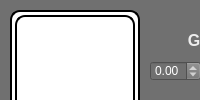
  <widget class="QDockWidget" name="dockWidget">
   <property name="minimumSize">
    <size>
     <width>82</width>
     <height>36</height>
    </size>
   </property>
   <property name="autoFillBackground">
    <bool>false</bool>
   </property>
   <property name="styleSheet">
    <string notr="true">background-color:  #707070</string>
   </property>
   <attribute name="dockWidgetArea">
    <number>2</number>
   </attribute>
   <widget class="QWidget" name="dockWidgetContents_2">
    <widget class="QPushButton" name="ButtonThrow">
     <property name="geometry">
      <rect>
       <x>100</x>
       <y>280</y>
       <width>41</width>
       <height>41</height>
      </rect>
     </property>
     <property name="toolTip">
      <string>Throw</string>
     </property>
     <property name="styleSheet">
      <string notr="true">background-color: rgb(231, 30, 44)
</string>
     </property>
     <property name="text">
      <string/>
     </property>
     <property name="icon">
      <iconset resource="images.qrc">
       <normaloff>:/new/images/Images/Lanzar.png</normaloff>:/new/images/Images/Lanzar.png</iconset>
     </property>
     <property name="iconSize">
      <size>
       <width>45</width>
       <height>45</height>
      </size>
     </property>
    </widget>
    <widget class="QComboBox" name="Fluid_Menu">
     <property name="geometry">
      <rect>
       <x>20</x>
       <y>400</y>
       <width>241</width>
       <height>24</height>
      </rect>
     </property>
     <property name="styleSheet">
      <string notr="true">background-color: #909090;</string>
     </property>
     <property name="editable">
      <bool>false</bool>
     </property>
     <property name="currentIndex">
      <number>0</number>
     </property>
     <item>
      <property name="text">
       <string>Default</string>
      </property>
     </item>
     <item>
      <property name="text">
       <string>Water</string>
      </property>
     </item>
     <item>
      <property name="text">
       <string>Oil</string>
      </property>
     </item>
     <item>
      <property name="text">
       <string>Resin</string>
      </property>
     </item>
     <item>
      <property name="text">
       <string>Alcohol</string>
      </property>
     </item>
     <item>
      <property name="text">
       <string>Magma</string>
      </property>
     </item>
     <item>
      <property name="text">
       <string>Milk</string>
      </property>
     </item>
     <item>
      <property name="text">
       <string>Glue</string>
      </property>
     </item>
     <item>
      <property name="text">
       <string>QuickSand</string>
      </property>
     </item>
     <item>
      <property name="text">
       <string>Blood</string>
      </property>
     </item>
     <item>
      <property name="text">
       <string>Honey</string>
      </property>
     </item>
    </widget>
    <widget class="QPushButton" name="ButtonExplosion">
     <property name="geometry">
      <rect>
       <x>100</x>
       <y>340</y>
       <width>41</width>
       <height>41</height>
      </rect>
     </property>
     <property name="toolTip">
      <string>Concentric Force</string>
     </property>
     <property name="styleSheet">
      <string notr="true">background-color: rgb(231, 30, 44)
</string>
     </property>
     <property name="text">
      <string/>
     </property>
     <property name="icon">
      <iconset resource="images.qrc">
       <normaloff>:/new/images/Images/Explosion.png</normaloff>:/new/images/Images/Explosion.png</iconset>
     </property>
     <property name="iconSize">
      <size>
       <width>45</width>
       <height>45</height>
      </size>
     </property>
    </widget>
    <widget class="QPushButton" name="ButtonDelete">
     <property name="geometry">
      <rect>
       <x>30</x>
       <y>340</y>
       <width>41</width>
       <height>41</height>
      </rect>
     </property>
     <property name="toolTip">
      <string>Remove</string>
     </property>
     <property name="styleSheet">
      <string notr="true">background-color: rgb(231, 30, 44)
</string>
     </property>
     <property name="text">
      <string/>
     </property>
     <property name="icon">
      <iconset resource="images.qrc">
       <normaloff>:/new/images/Images/Borrar.png</normaloff>:/new/images/Images/Borrar.png</iconset>
     </property>
     <property name="iconSize">
      <size>
       <width>50</width>
       <height>50</height>
      </size>
     </property>
    </widget>
    <widget class="QFrame" name="monitorFrame">
     <property name="geometry">
      <rect>
       <x>10</x>
       <y>10</y>
       <width>130</width>
       <height>130</height>
      </rect>
     </property>
     <property name="styleSheet">
      <string notr="true">background-color: white;
border-style: outset;
border-width: 2px;
padding:4px;
border-radius: 10px;
border-color: black;


     </string>
     </property>
     <property name="frameShape">
      <enum>QFrame::StyledPanel</enum>
     </property>
     <property name="frameShadow">
      <enum>QFrame::Raised</enum>
     </property>
     <widget class="particleMonitor" name="monitor" native="true">
      <property name="geometry">
       <rect>
        <x>5</x>
        <y>5</y>
        <width>120</width>
        <height>120</height>
       </rect>
      </property>
      <property name="styleSheet">
       <string notr="true"/>
      </property>
     </widget>
    </widget>
    <widget class="QLabel" name="FPS_Shower">
     <property name="geometry">
      <rect>
       <x>270</x>
       <y>0</y>
       <width>21</width>
       <height>21</height>
      </rect>
     </property>
     <property name="styleSheet">
      <string notr="true">color: #FFFFFF</string>
     </property>
     <property name="text">
      <string>&lt;html&gt;&lt;head/&gt;&lt;body&gt;&lt;p&gt;0&lt;/p&gt;&lt;/body&gt;&lt;/html&gt;</string>
     </property>
    </widget>
    <widget class="QLabel" name="L_velocity">
     <property name="enabled">
      <bool>true</bool>
     </property>
     <property name="geometry">
      <rect>
       <x>160</x>
       <y>100</y>
       <width>111</width>
       <height>21</height>
      </rect>
     </property>
     <property name="autoFillBackground">
      <bool>false</bool>
     </property>
     <property name="styleSheet">
      <string notr="true">color: #1A33CC</string>
     </property>
     <property name="frameShape">
      <enum>QFrame::NoFrame</enum>
     </property>
     <property name="text">
      <string>&lt;html&gt;&lt;head/&gt;&lt;body&gt;&lt;p align=&quot;center&quot;&gt;&lt;span style=&quot; font-size:12pt; font-weight:700;&quot;&gt;Velocity(m/s)&lt;/span&gt;&lt;/p&gt;&lt;/body&gt;&lt;/html&gt;</string>
     </property>
    </widget>
    <widget class="QLabel" name="L_total_force">
     <property name="geometry">
      <rect>
       <x>150</x>
       <y>160</y>
       <width>131</width>
       <height>21</height>
      </rect>
     </property>
     <property name="styleSheet">
      <string notr="true">color: #1ACC33</string>
     </property>
     <property name="text">
      <string>&lt;html&gt;&lt;head/&gt;&lt;body&gt;&lt;p align=&quot;center&quot;&gt;&lt;span style=&quot; font-size:12pt; font-weight:700;&quot;&gt;Total Force(N)&lt;/span&gt;&lt;/p&gt;&lt;/body&gt;&lt;/html&gt;</string>
     </property>
    </widget>
    <widget class="QFrame" name="F_velocity0">
     <property name="geometry">
      <rect>
       <x>150</x>
       <y>120</y>
       <width>61</width>
       <height>18</height>
      </rect>
     </property>
     <property name="styleSheet">
      <string notr="true">background-color: white;
border-style: outset;
border-width: 1px;
border-radius: 5px;
border-color: black;</string>
     </property>
     <property name="frameShape">
      <enum>QFrame::StyledPanel</enum>
     </property>
     <property name="frameShadow">
      <enum>QFrame::Raised</enum>
     </property>
     <widget class="QLabel" name="velocity_0">
      <property name="geometry">
       <rect>
        <x>4</x>
        <y>0</y>
        <width>51</width>
        <height>16</height>
       </rect>
      </property>
      <property name="styleSheet">
       <string notr="true">border-left: none;
border-right: none;
border-bottom: none;
border-radius:none;</string>
      </property>
      <property name="text">
       <string>&lt;html&gt;&lt;head/&gt;&lt;body&gt;&lt;p&gt;0&lt;/p&gt;&lt;/body&gt;&lt;/html&gt;</string>
      </property>
     </widget>
    </widget>
    <widget class="QFrame" name="F_velocity1">
     <property name="geometry">
      <rect>
       <x>220</x>
       <y>120</y>
       <width>61</width>
       <height>18</height>
      </rect>
     </property>
     <property name="styleSheet">
      <string notr="true">background-color: white;
border-style: outset;
border-width: 1px;
border-radius: 5px;
border-color: black;</string>
     </property>
     <property name="frameShape">
      <enum>QFrame::StyledPanel</enum>
     </property>
     <property name="frameShadow">
      <enum>QFrame::Raised</enum>
     </property>
     <widget class="QLabel" name="velocity_1">
      <property name="geometry">
       <rect>
        <x>4</x>
        <y>0</y>
        <width>51</width>
        <height>16</height>
       </rect>
      </property>
      <property name="styleSheet">
       <string notr="true">border-left: none;
border-right: none;
border-bottom: none;
border-radius:none;</string>
      </property>
      <property name="text">
       <string>&lt;html&gt;&lt;head/&gt;&lt;body&gt;&lt;p&gt;0&lt;/p&gt;&lt;/body&gt;&lt;/html&gt;</string>
      </property>
     </widget>
    </widget>
    <widget class="QFrame" name="F_total_force_0">
     <property name="geometry">
      <rect>
       <x>150</x>
       <y>180</y>
       <width>61</width>
       <height>18</height>
      </rect>
     </property>
     <property name="styleSheet">
      <string notr="true">background-color: white;
border-style: outset;
border-width: 1px;
border-radius: 5px;
border-color: black;</string>
     </property>
     <property name="frameShape">
      <enum>QFrame::StyledPanel</enum>
     </property>
     <property name="frameShadow">
      <enum>QFrame::Raised</enum>
     </property>
     <widget class="QLabel" name="total_force_0">
      <property name="geometry">
       <rect>
        <x>4</x>
        <y>0</y>
        <width>51</width>
        <height>16</height>
       </rect>
      </property>
      <property name="styleSheet">
       <string notr="true">border-left: none;
border-right: none;
border-bottom: none;
border-radius:none;</string>
      </property>
      <property name="text">
       <string>&lt;html&gt;&lt;head/&gt;&lt;body&gt;&lt;p&gt;0&lt;/p&gt;&lt;/body&gt;&lt;/html&gt;</string>
      </property>
     </widget>
    </widget>
    <widget class="QFrame" name="F_total_force_1">
     <property name="geometry">
      <rect>
       <x>220</x>
       <y>180</y>
       <width>61</width>
       <height>18</height>
      </rect>
     </property>
     <property name="styleSheet">
      <string notr="true">background-color: white;
border-style: outset;
border-width: 1px;
border-radius: 5px;
border-color: black;</string>
     </property>
     <property name="frameShape">
      <enum>QFrame::StyledPanel</enum>
     </property>
     <property name="frameShadow">
      <enum>QFrame::Raised</enum>
     </property>
     <widget class="QLabel" name="total_force_1">
      <property name="geometry">
       <rect>
        <x>4</x>
        <y>0</y>
        <width>51</width>
        <height>16</height>
       </rect>
      </property>
      <property name="styleSheet">
       <string notr="true">border-left: none;
border-right: none;
border-bottom: none;
border-radius:none;</string>
      </property>
      <property name="text">
       <string>&lt;html&gt;&lt;head/&gt;&lt;body&gt;&lt;p&gt;0&lt;/p&gt;&lt;/body&gt;&lt;/html&gt;</string>
      </property>
     </widget>
    </widget>
    <widget class="QLabel" name="L_viscocity">
     <property name="geometry">
      <rect>
       <x>0</x>
       <y>220</y>
       <width>151</width>
       <height>21</height>
      </rect>
     </property>
     <property name="styleSheet">
      <string notr="true">color: #CC66CC</string>
     </property>
     <property name="text">
      <string>&lt;html&gt;&lt;head/&gt;&lt;body&gt;&lt;p align=&quot;center&quot;&gt;&lt;span style=&quot; font-size:12pt; font-weight:700;&quot;&gt;Viscocity Force(N)&lt;/span&gt;&lt;/p&gt;&lt;/body&gt;&lt;/html&gt;</string>
     </property>
    </widget>
    <widget class="QLabel" name="L_gravity">
     <property name="geometry">
      <rect>
       <x>10</x>
       <y>160</y>
       <width>141</width>
       <height>21</height>
      </rect>
     </property>
     <property name="styleSheet">
      <string notr="true">color: #CC331A</string>
     </property>
     <property name="text">
      <string>&lt;html&gt;&lt;head/&gt;&lt;body&gt;&lt;p align=&quot;center&quot;&gt;&lt;span style=&quot; font-size:12pt; font-weight:700;&quot;&gt;Gravity Force (N)&lt;/span&gt;&lt;/p&gt;&lt;/body&gt;&lt;/html&gt;</string>
     </property>
    </widget>
    <widget class="QFrame" name="F_gravity_0">
     <property name="geometry">
      <rect>
       <x>10</x>
       <y>180</y>
       <width>61</width>
       <height>18</height>
      </rect>
     </property>
     <property name="styleSheet">
      <string notr="true">background-color: white;
border-style: outset;
border-width: 1px;
border-radius: 5px;
border-color: black;</string>
     </property>
     <property name="frameShape">
      <enum>QFrame::StyledPanel</enum>
     </property>
     <property name="frameShadow">
      <enum>QFrame::Raised</enum>
     </property>
     <widget class="QLabel" name="gravity_0">
      <property name="geometry">
       <rect>
        <x>4</x>
        <y>0</y>
        <width>51</width>
        <height>16</height>
       </rect>
      </property>
      <property name="styleSheet">
       <string notr="true">border-left: none;
border-right: none;
border-bottom: none;
border-radius:none;</string>
      </property>
      <property name="text">
       <string>&lt;html&gt;&lt;head/&gt;&lt;body&gt;&lt;p&gt;0&lt;/p&gt;&lt;/body&gt;&lt;/html&gt;</string>
      </property>
     </widget>
    </widget>
    <widget class="QFrame" name="F_gravity_1">
     <property name="geometry">
      <rect>
       <x>80</x>
       <y>180</y>
       <width>61</width>
       <height>18</height>
      </rect>
     </property>
     <property name="styleSheet">
      <string notr="true">background-color: white;
border-style: outset;
border-width: 1px;
border-radius: 5px;
border-color: black;</string>
     </property>
     <property name="frameShape">
      <enum>QFrame::StyledPanel</enum>
     </property>
     <property name="frameShadow">
      <enum>QFrame::Raised</enum>
     </property>
     <widget class="QLabel" name="gravity_1">
      <property name="geometry">
       <rect>
        <x>4</x>
        <y>0</y>
        <width>51</width>
        <height>16</height>
       </rect>
      </property>
      <property name="styleSheet">
       <string notr="true">border-left: none;
border-right: none;
border-bottom: none;
border-radius:none;</string>
      </property>
      <property name="text">
       <string>&lt;html&gt;&lt;head/&gt;&lt;body&gt;&lt;p&gt;0&lt;/p&gt;&lt;/body&gt;&lt;/html&gt;</string>
      </property>
     </widget>
    </widget>
    <widget class="QLabel" name="L_press">
     <property name="geometry">
      <rect>
       <x>150</x>
       <y>220</y>
       <width>131</width>
       <height>21</height>
      </rect>
     </property>
     <property name="styleSheet">
      <string notr="true">color: #40E0D0</string>
     </property>
     <property name="text">
      <string>&lt;html&gt;&lt;head/&gt;&lt;body&gt;&lt;p align=&quot;center&quot;&gt;&lt;span style=&quot; font-size:12pt; font-weight:700;&quot;&gt;Press Force(N)&lt;/span&gt;&lt;/p&gt;&lt;/body&gt;&lt;/html&gt;</string>
     </property>
    </widget>
    <widget class="QFrame" name="F_press_0">
     <property name="geometry">
      <rect>
       <x>150</x>
       <y>240</y>
       <width>61</width>
       <height>18</height>
      </rect>
     </property>
     <property name="styleSheet">
      <string notr="true">background-color: white;
border-style: outset;
border-width: 1px;
border-radius: 5px;
border-color: black;</string>
     </property>
     <property name="frameShape">
      <enum>QFrame::StyledPanel</enum>
     </property>
     <property name="frameShadow">
      <enum>QFrame::Raised</enum>
     </property>
     <widget class="QLabel" name="press_0">
      <property name="geometry">
       <rect>
        <x>4</x>
        <y>0</y>
        <width>51</width>
        <height>16</height>
       </rect>
      </property>
      <property name="styleSheet">
       <string notr="true">border-left: none;
border-right: none;
border-bottom: none;
border-radius:none;</string>
      </property>
      <property name="text">
       <string>&lt;html&gt;&lt;head/&gt;&lt;body&gt;&lt;p&gt;0&lt;/p&gt;&lt;/body&gt;&lt;/html&gt;</string>
      </property>
     </widget>
    </widget>
    <widget class="QFrame" name="F_press_1">
     <property name="geometry">
      <rect>
       <x>220</x>
       <y>240</y>
       <width>61</width>
       <height>18</height>
      </rect>
     </property>
     <property name="styleSheet">
      <string notr="true">background-color: white;
border-style: outset;
border-width: 1px;
border-radius: 5px;
border-color: black;</string>
     </property>
     <property name="frameShape">
      <enum>QFrame::StyledPanel</enum>
     </property>
     <property name="frameShadow">
      <enum>QFrame::Raised</enum>
     </property>
     <widget class="QLabel" name="press_1">
      <property name="geometry">
       <rect>
        <x>4</x>
        <y>0</y>
        <width>51</width>
        <height>16</height>
       </rect>
      </property>
      <property name="styleSheet">
       <string notr="true">border-left: none;
border-right: none;
border-bottom: none;
border-radius:none;</string>
      </property>
      <property name="text">
       <string>&lt;html&gt;&lt;head/&gt;&lt;body&gt;&lt;p&gt;0&lt;/p&gt;&lt;/body&gt;&lt;/html&gt;</string>
      </property>
     </widget>
    </widget>
    <widget class="QFrame" name="F_viscocity_0">
     <property name="geometry">
      <rect>
       <x>10</x>
       <y>240</y>
       <width>61</width>
       <height>18</height>
      </rect>
     </property>
     <property name="styleSheet">
      <string notr="true">background-color: white;
border-style: outset;
border-width: 1px;
border-radius: 5px;
border-color: black;</string>
     </property>
     <property name="frameShape">
      <enum>QFrame::StyledPanel</enum>
     </property>
     <property name="frameShadow">
      <enum>QFrame::Raised</enum>
     </property>
     <widget class="QLabel" name="viscocity_0">
      <property name="geometry">
       <rect>
        <x>4</x>
        <y>0</y>
        <width>51</width>
        <height>16</height>
       </rect>
      </property>
      <property name="styleSheet">
       <string notr="true">border-left: none;
border-right: none;
border-bottom: none;
border-radius:none;</string>
      </property>
      <property name="text">
       <string>&lt;html&gt;&lt;head/&gt;&lt;body&gt;&lt;p&gt;0&lt;/p&gt;&lt;/body&gt;&lt;/html&gt;</string>
      </property>
     </widget>
    </widget>
    <widget class="QFrame" name="F_viscocity_1">
     <property name="geometry">
      <rect>
       <x>80</x>
       <y>240</y>
       <width>61</width>
       <height>18</height>
      </rect>
     </property>
     <property name="styleSheet">
      <string notr="true">background-color: white;
border-style: outset;
border-width: 1px;
border-radius: 5px;
border-color: black;</string>
     </property>
     <property name="frameShape">
      <enum>QFrame::StyledPanel</enum>
     </property>
     <property name="frameShadow">
      <enum>QFrame::Raised</enum>
     </property>
     <widget class="QLabel" name="viscocity_1">
      <property name="geometry">
       <rect>
        <x>4</x>
        <y>0</y>
        <width>51</width>
        <height>16</height>
       </rect>
      </property>
      <property name="styleSheet">
       <string notr="true">border-left: none;
border-right: none;
border-bottom: none;
border-radius:none;</string>
      </property>
      <property name="text">
       <string>&lt;html&gt;&lt;head/&gt;&lt;body&gt;&lt;p&gt;0&lt;/p&gt;&lt;/body&gt;&lt;/html&gt;</string>
      </property>
     </widget>
    </widget>
    <widget class="QPushButton" name="ButtonSelect">
     <property name="geometry">
      <rect>
       <x>30</x>
       <y>280</y>
       <width>41</width>
       <height>41</height>
      </rect>
     </property>
     <property name="toolTip">
      <string>Click</string>
     </property>
     <property name="styleSheet">
      <string notr="true">background-color: rgb(231, 30, 44)
</string>
     </property>
     <property name="text">
      <string/>
     </property>
     <property name="icon">
      <iconset resource="images.qrc">
       <normaloff>:/new/images/Images/Seleccionar.png</normaloff>:/new/images/Images/Seleccionar.png</iconset>
     </property>
     <property name="iconSize">
      <size>
       <width>45</width>
       <height>45</height>
      </size>
     </property>
    </widget>
    <widget class="QFrame" name="F_throwSpeed">
     <property name="geometry">
      <rect>
       <x>160</x>
       <y>300</y>
       <width>61</width>
       <height>18</height>
      </rect>
     </property>
     <property name="toolTip">
      <string>Throw Speed</string>
     </property>
     <property name="styleSheet">
      <string notr="true">background-color: white;
border-style: outset;
border-width: 1px;
border-radius: 5px;
border-color: black;
z-index: 10;</string>
     </property>
     <property name="frameShape">
      <enum>QFrame::StyledPanel</enum>
     </property>
     <property name="frameShadow">
      <enum>QFrame::Raised</enum>
     </property>
     <widget class="QLabel" name="throwSpeed">
      <property name="geometry">
       <rect>
        <x>4</x>
        <y>0</y>
        <width>51</width>
        <height>16</height>
       </rect>
      </property>
      <property name="styleSheet">
       <string notr="true">border-left: none;
border-right: none;
border-bottom: none;
border-radius:none;</string>
      </property>
      <property name="text">
       <string>&lt;html&gt;&lt;head/&gt;&lt;body&gt;&lt;p&gt;0&lt;/p&gt;&lt;/body&gt;&lt;/html&gt;</string>
      </property>
     </widget>
    </widget>
    <widget class="QLabel" name="L_throw_speed">
     <property name="geometry">
      <rect>
       <x>160</x>
       <y>279</y>
       <width>61</width>
       <height>21</height>
      </rect>
     </property>
     <property name="toolTip">
      <string>Throw Speed</string>
     </property>
     <property name="styleSheet">
      <string notr="true">color: #FFFFFF</string>
     </property>
     <property name="text">
      <string>&lt;html&gt;&lt;head/&gt;&lt;body&gt;&lt;p align=&quot;center&quot;&gt;&lt;span style=&quot; font-weight:700;&quot;&gt;T.S (m/s)&lt;/span&gt;&lt;/p&gt;&lt;/body&gt;&lt;/html&gt;</string>
     </property>
    </widget>
    <widget class="QLabel" name="L_throw_speed_2">
     <property name="geometry">
      <rect>
       <x>160</x>
       <y>340</y>
       <width>61</width>
       <height>21</height>
      </rect>
     </property>
     <property name="toolTip">
      <string>Concentric Force</string>
     </property>
     <property name="styleSheet">
      <string notr="true">color: #FFFFFF</string>
     </property>
     <property name="text">
      <string>&lt;html&gt;&lt;head/&gt;&lt;body&gt;&lt;p align=&quot;center&quot;&gt;&lt;span style=&quot; font-weight:700;&quot;&gt;C.F (N)&lt;/span&gt;&lt;/p&gt;&lt;/body&gt;&lt;/html&gt;</string>
     </property>
    </widget>
    <widget class="QLabel" name="L_gravity_2">
     <property name="enabled">
      <bool>true</bool>
     </property>
     <property name="geometry">
      <rect>
       <x>170</x>
       <y>30</y>
       <width>91</width>
       <height>21</height>
      </rect>
     </property>
     <property name="autoFillBackground">
      <bool>false</bool>
     </property>
     <property name="styleSheet">
      <string notr="true">color: #EEEEEE</string>
     </property>
     <property name="frameShape">
      <enum>QFrame::NoFrame</enum>
     </property>
     <property name="text">
      <string>&lt;html&gt;&lt;head/&gt;&lt;body&gt;&lt;p align=&quot;center&quot;&gt;&lt;span style=&quot; font-size:12pt; font-weight:700;&quot;&gt;Gravity&lt;/span&gt;&lt;/p&gt;&lt;/body&gt;&lt;/html&gt;</string>
     </property>
    </widget>
    <widget class="QDoubleSpinBox" name="gx">
     <property name="geometry">
      <rect>
       <x>150</x>
       <y>61</y>
       <width>51</width>
       <height>20</height>
      </rect>
     </property>
     <property name="styleSheet">
      <string notr="true">color: #FFFFFF</string>
     </property>
     <property name="prefix">
      <string/>
     </property>
     <property name="minimum">
      <double>-99.989999999999995</double>
     </property>
     <property name="value">
      <double>0.000000000000000</double>
     </property>
    </widget>
    <widget class="QDoubleSpinBox" name="gy">
     <property name="geometry">
      <rect>
       <x>220</x>
       <y>60</y>
       <width>51</width>
       <height>21</height>
      </rect>
     </property>
     <property name="styleSheet">
      <string notr="true">color: #FFFFFF</string>
     </property>
     <property name="minimum">
      <double>-99.989999999999995</double>
     </property>
     <property name="value">
      <double>-9.800000000000001</double>
     </property>
    </widget>
    <widget class="QLabel" name="L_gx">
     <property name="enabled">
      <bool>true</bool>
     </property>
     <property name="geometry">
      <rect>
       <x>200</x>
       <y>60</y>
       <width>16</width>
       <height>21</height>
      </rect>
     </property>
     <property name="autoFillBackground">
      <bool>false</bool>
     </property>
     <property name="styleSheet">
      <string notr="true">color: #EEEEEE</string>
     </property>
     <property name="frameShape">
      <enum>QFrame::NoFrame</enum>
     </property>
     <property name="text">
      <string>&lt;html&gt;&lt;head/&gt;&lt;body&gt;&lt;p align=&quot;center&quot;&gt;&lt;span style=&quot; font-size:12pt; font-weight:700;&quot;&gt;X&lt;/span&gt;&lt;/p&gt;&lt;/body&gt;&lt;/html&gt;</string>
     </property>
    </widget>
    <widget class="QLabel" name="L_gy">
     <property name="enabled">
      <bool>true</bool>
     </property>
     <property name="geometry">
      <rect>
       <x>270</x>
       <y>60</y>
       <width>16</width>
       <height>21</height>
      </rect>
     </property>
     <property name="autoFillBackground">
      <bool>false</bool>
     </property>
     <property name="styleSheet">
      <string notr="true">color: #EEEEEE</string>
     </property>
     <property name="frameShape">
      <enum>QFrame::NoFrame</enum>
     </property>
     <property name="text">
      <string>&lt;html&gt;&lt;head/&gt;&lt;body&gt;&lt;p align=&quot;center&quot;&gt;&lt;span style=&quot; font-size:12pt; font-weight:700;&quot;&gt;Y&lt;/span&gt;&lt;/p&gt;&lt;/body&gt;&lt;/html&gt;</string>
     </property>
    </widget>
    <widget class="QDoubleSpinBox" name="concentricForceMag">
     <property name="geometry">
      <rect>
       <x>160</x>
       <y>360</y>
       <width>71</width>
       <height>20</height>
      </rect>
     </property>
     <property name="toolTip">
      <string>Concentric Force</string>
     </property>
     <property name="styleSheet">
      <string notr="true">color: #FFFFFF</string>
     </property>
     <property name="prefix">
      <string/>
     </property>
     <property name="decimals">
      <number>2</number>
     </property>
     <property name="minimum">
      <double>-999.990000000000009</double>
     </property>
     <property name="maximum">
      <double>999.990000000000009</double>
     </property>
     <property name="singleStep">
      <double>10.000000000000000</double>
     </property>
     <property name="value">
      <double>50.000000000000000</double>
     </property>
    </widget>
    <widget class="QLabel" name="FPS_Shower_2">
     <property name="geometry">
      <rect>
       <x>240</x>
       <y>1</y>
       <width>31</width>
       <height>21</height>
      </rect>
     </property>
     <property name="styleSheet">
      <string notr="true">color: #FFFFFF</string>
     </property>
     <property name="text">
      <string>&lt;html&gt;&lt;head/&gt;&lt;body&gt;&lt;p&gt;FPS:&lt;/p&gt;&lt;/body&gt;&lt;/html&gt;</string>
     </property>
    </widget>
    <widget class="QFrame" name="EnergyChart_Frame">
     <property name="geometry">
      <rect>
       <x>10</x>
       <y>460</y>
       <width>151</width>
       <height>121</height>
      </rect>
     </property>
     <property name="styleSheet">
      <string notr="true">background-color: white;
border-style: outset;
border-width: 2px;
padding:4px;
border-radius: 10px;
border-color: black;


     </string>
     </property>
     <property name="frameShape">
      <enum>QFrame::StyledPanel</enum>
     </property>
     <property name="frameShadow">
      <enum>QFrame::Raised</enum>
     </property>
     <widget class="EnergyChart" name="EnergyChartScreen" native="true">
      <property name="geometry">
       <rect>
        <x>5</x>
        <y>5</y>
        <width>141</width>
        <height>111</height>
       </rect>
      </property>
      <property name="styleSheet">
       <string notr="true"/>
      </property>
     </widget>
    </widget>
    <widget class="QLabel" name="L_energy">
     <property name="geometry">
      <rect>
       <x>80</x>
       <y>430</y>
       <width>131</width>
       <height>21</height>
      </rect>
     </property>
     <property name="styleSheet">
      <string notr="true">color: #FFFFFF</string>
     </property>
     <property name="text">
      <string>&lt;html&gt;&lt;head/&gt;&lt;body&gt;&lt;p align=&quot;center&quot;&gt;&lt;span style=&quot; font-size:12pt; font-weight:700;&quot;&gt;ENERGY&lt;/span&gt;&lt;/p&gt;&lt;/body&gt;&lt;/html&gt;</string>
     </property>
    </widget>
    <widget class="QLabel" name="L_energy_mechanical">
     <property name="geometry">
      <rect>
       <x>170</x>
       <y>550</y>
       <width>111</width>
       <height>21</height>
      </rect>
     </property>
     <property name="styleSheet">
      <string notr="true">color: #B4B400</string>
     </property>
     <property name="text">
      <string>&lt;html&gt;&lt;head/&gt;&lt;body&gt;&lt;p align=&quot;center&quot;&gt;&lt;span style=&quot; font-size:12pt; font-weight:700;&quot;&gt;Mechanincal&lt;/span&gt;&lt;/p&gt;&lt;/body&gt;&lt;/html&gt;</string>
     </property>
    </widget>
    <widget class="QLabel" name="L_energy_potencial">
     <property name="geometry">
      <rect>
       <x>170</x>
       <y>510</y>
       <width>111</width>
       <height>21</height>
      </rect>
     </property>
     <property name="styleSheet">
      <string notr="true">color: #1EC82D</string>
     </property>
     <property name="text">
      <string>&lt;html&gt;&lt;head/&gt;&lt;body&gt;&lt;p align=&quot;center&quot;&gt;&lt;span style=&quot; font-size:12pt; font-weight:700;&quot;&gt;Potential&lt;/span&gt;&lt;/p&gt;&lt;/body&gt;&lt;/html&gt;</string>
     </property>
    </widget>
    <widget class="QLabel" name="L_energy_kinetic">
     <property name="geometry">
      <rect>
       <x>170</x>
       <y>470</y>
       <width>111</width>
       <height>21</height>
      </rect>
     </property>
     <property name="styleSheet">
      <string notr="true">color: #40E0D0</string>
     </property>
     <property name="text">
      <string>&lt;html&gt;&lt;head/&gt;&lt;body&gt;&lt;p align=&quot;center&quot;&gt;&lt;span style=&quot; font-size:12pt; font-weight:700;&quot;&gt;Kinetic&lt;/span&gt;&lt;/p&gt;&lt;/body&gt;&lt;/html&gt;</string>
     </property>
    </widget>
    <widget class="QLabel" name="L_throw_angle">
     <property name="geometry">
      <rect>
       <x>230</x>
       <y>280</y>
       <width>21</width>
       <height>21</height>
      </rect>
     </property>
     <property name="toolTip">
      <string>Throw Speed</string>
     </property>
     <property name="styleSheet">
      <string notr="true">color: #FFFFFF</string>
     </property>
     <property name="text">
      <string>&lt;html&gt;&lt;head/&gt;&lt;body&gt;&lt;p align=&quot;center&quot;&gt;&lt;span style=&quot; font-weight:700;&quot;&gt;D°&lt;/span&gt;&lt;/p&gt;&lt;/body&gt;&lt;/html&gt;</string>
     </property>
    </widget>
    <widget class="QFrame" name="F_throwSpeed_2">
     <property name="geometry">
      <rect>
       <x>230</x>
       <y>300</y>
       <width>51</width>
       <height>18</height>
      </rect>
     </property>
     <property name="toolTip">
      <string>Throw Speed</string>
     </property>
     <property name="styleSheet">
      <string notr="true">background-color: white;
border-style: outset;
border-width: 1px;
border-radius: 5px;
border-color: black;
z-index: 10;</string>
     </property>
     <property name="frameShape">
      <enum>QFrame::StyledPanel</enum>
     </property>
     <property name="frameShadow">
      <enum>QFrame::Raised</enum>
     </property>
     <widget class="QLabel" name="throwSpeed_Direction">
      <property name="geometry">
       <rect>
        <x>4</x>
        <y>0</y>
        <width>41</width>
        <height>16</height>
       </rect>
      </property>
      <property name="styleSheet">
       <string notr="true">border-left: none;
border-right: none;
border-bottom: none;
border-radius:none;</string>
      </property>
      <property name="text">
       <string>&lt;html&gt;&lt;head/&gt;&lt;body&gt;&lt;p&gt;0&lt;/p&gt;&lt;/body&gt;&lt;/html&gt;</string>
      </property>
     </widget>
    </widget>
   </widget>
  </widget>
